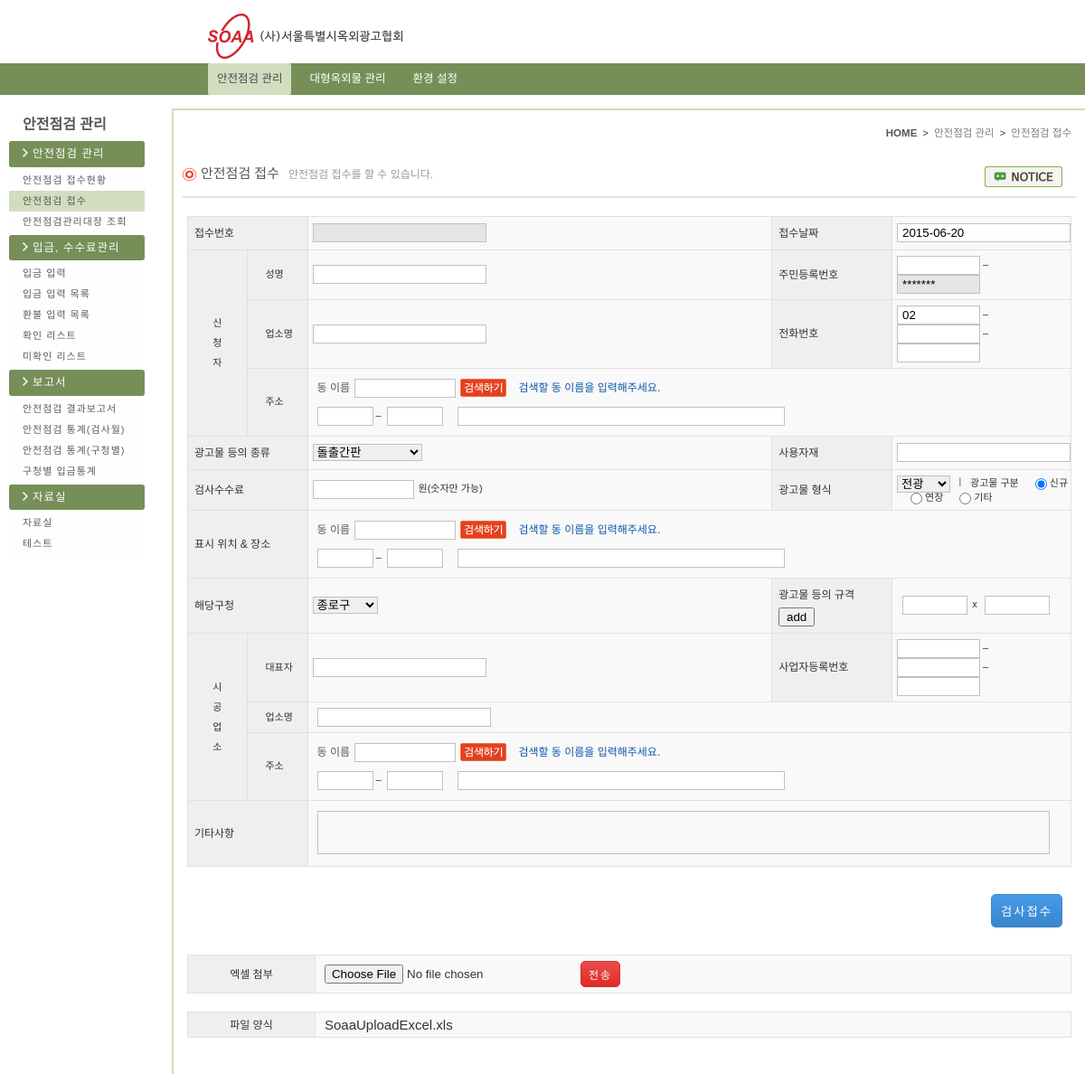
Page /safeChk_Mng/soaa_reg.php (signed in) on the committed database.
### tables this page shows
CREATE TABLE `menu` (
  `idx` varchar(1) NOT NULL default '',
  `idx_sub` varchar(4) NOT NULL default '',
  `menu_nm` varchar(20) default NULL,
  `url` varchar(100) default NULL,
  `use_gubun` char(1) default NULL,
  `insert_date` datetime default NULL,
  `update_date` datetime default NULL,
  `insert_id` varchar(10) default NULL,
  PRIMARY KEY  (`idx`,`idx_sub`)
);

### config/function.php (called while the page is built, shortened)
<?
function fn_select($condition, $tbl, $where){
	$sql =  "SELECT " . $condition;
	$sql .= " FROM " . $tbl;
	if($where){
		$sql .= " WHERE " . $where;
	}
	$result = mysql_query($sql);
	return $result;
}
function fn_select_fetch_array($condition, $tbl, $where){
	$sql =  "SELECT " . $condition;
	$sql .= " FROM " . $tbl;
	if($where){
		$sql .= " WHERE " . $where;
	}
	$result =	mysql_query($sql);
	$rs		=	mysql_fetch_array($result);
	return $rs;
}
?>

### safeChk_Mng/soaa_reg.php (the view, shortened to what this page needs)
<?  include $_SERVER["DOCUMENT_ROOT"] . "/safeChk_Mng/left_menu.php"; ?>
<link rel="stylesheet" type="text/css" href="/css/admin/soaa_reg.css">
<?
	$year = date("Y");
	$month = date("m");
	$day = date("d");
	$reg_today = $year . "-" . $month . "-" . $day;
	$rs = fn_select_fetch_array("reg_no", "soaa_reg_check", "reg_no is not null order by reg_no desc limit 0,1");
	$reg_no = $rs["reg_no"];
	if($reg_no){
		$reg_no_seNum = explode("-", $reg_no);
		$reg_no_seNum[1]++;
		$reg_no_seLength = strlen($reg_no_seNum[1]);
		switch($reg_no_seLength){
			case "1":
				$reg_no_seNum[1] = str_pad($reg_no_seNum[1], "5", "0", str_pad_left);
			case "2":
				$reg_no_seNum[1] = str_pad($reg_no_seNum[1], "5", "0", str_pad_left);
			case "3":
				$reg_no_seNum[1] = str_pad($reg_no_seNum[1], "5", "0", str_pad_left);
			case "4":
				$reg_no_seNum[1] = str_pad($reg_no_seNum[1], "5", "0", str_pad_left);
			case "5":
				$reg_no_seNum[1] = str_pad($reg_no_seNum[1], "5", "0", str_pad_left);
		}
	$reg_no = $year . "-" . $reg_no_seNum[1];
	}else{
		$reg_no = $year . "-" . "00001";
	}
	$rs = fn_select_fetch_array("reg_no", "soaa_reg_check", "reg_no='$reg_no'");
?>
<section class="contents">
            	<div class="contents_con">
                    <div class="top_unit">
                        <div class="inner_jump"><a href="#"><span class="first">HOME</span></a>&nbsp;&nbsp;&gt;&nbsp;&nbsp;<a href="#">안전점검&nbsp;관리</a>&nbsp;&nbsp;&gt;&nbsp;&nbsp;<a href="#">안전점검&nbsp;접수</a></div>
                        <p class="contop_title"><img src="/img/set_icon.png" alt="icon">안전점검&nbsp;접수<span class="contop_tip">안전점검&nbsp;접수를&nbsp;할&nbsp;수&nbsp;있습니다&#46;</span><span class="info_notice"><a href="#"><img src="/img/notice.png" alt="알림"></a></span></p>
                    </div>
                    <div class="line"></div>
                    <div class="contain">
					<form name="form" method="post">
                        <div class="receive_table">
                            <table>
                                <colgroup>
                                    <col span="2" width="70px" />
                                    <col width="540px" />
                                    <col width="140px" />
                                    <col width="*" />
                                </colgroup>
                                <tr>
                                    <td class="con_title" colspan="2">접수번호</td>
                                    <td class="con_content01"><input type="text" class="w180 readonly" name="reg_no" value="<?=$rs["reg_no"]?>" readonly></td>
                                    <td class="con_title">접수날짜</td>
                                    <td class="con_content02"><input type="text" class="w180" id="st_date" name="reg_date" value="<?=$reg_today?>"></td>
                                </tr>
                                <tr>
                                    <td class="con_apart01" rowspan="3">신<br>청<br>자</td>
                                    <td class="con_apart02">성명</td>
                                    <td class="con_content01"><input type="text" class="w180" name="c_ceo_nm"></td>
                                    <td class="con_title">주민등록번호</td>
                                    <td class="con_content02">
										<input type="text" class="w80" name="c_rrn1" maxlength="6">&nbsp;&#8211;&nbsp;
										<input type="text" class="w80 readonly" name="c_rrn2" value="*******" maxlength="7" readonly>
									</td>
                                </tr>
                                <tr>
                                    <td class="con_apart02">업소명</td>
                                    <td class="con_content01"><input type="text" class="w180" name="c_corp_nm"></td>
                                    <td class="con_title">전화번호</td>
                                    <td class="con_content02">
										<input type="text" class="w80" name="c_tel0" value="02" maxlength="3">&nbsp;&#8211;&nbsp;
										<input type="text" class="w80"name="c_tel1" maxlength="4">&nbsp;&#8211;&nbsp;
										<input type="text" class="w80"name="c_tel2" maxlength="4"></td>
                                </tr>
                                <tr>
                                    <td class="con_apart02">주소</td>
                                    <td colspan="3" class="bg_f9">
                                        <div class="dong_name">
                                            동&nbsp;이름<input type="text" class="w130"><img src="/img/search_addr.png" alt="검색" onclick="move_zip_search_popup('1');">
											<span class="search_tip">검색할&nbsp;동&nbsp;이름을&nbsp;입력해주세요&#46;</span>
                                        </div>
                                        <div class="addr">
                                            <input type="text" class="w50" id="c_jibun1" name="c_jibun1">&nbsp;&#8211;&nbsp;
											<input type="text" class="w50" id="c_jibun2" name="c_jibun2">&nbsp;
											<input type="text" class="w350" id="c_addr" name="c_addr" value="" onkeydown="CopyValue01();">
                                        </div>
                                    </td>
                                </tr>
                                <tr>
                                    <td class="con_title" colspan="2">광고물&nbsp;등의&nbsp;종류</td>
                                    <td class="con_content01">
                                        <select id="outdoor_act_cate" name="outdoor_act_cate" onchange="change_view_input(this.value);">
											<?
												$result = fn_select("en_nm, ko_nm", "common_selectbox", "code='01' order by order_idx");
												while($rs = mysql_fetch_array($result)){
											?>
                                            <option value="<?=$rs["en_nm"]?>"><?=$rs["ko_nm"]?></option>
											<? } ?>
                                        </select>
                                    </td>
                                    <td class="con_title">사용자재</td>
                                    <td class="con_content02"><input type="text" class="w180" name="use_item"></td>
                                </tr>
                                <tr>
                                    <td class="con_title" colspan="2">검사수수료</td>
                                    <td class="con_content01">
										<input type="text" class="w100" name="check_pay" onkeyup="commaNum(this.value);" maxlength="10">원&#40;숫자만&nbsp;가능&#41;
									</td>
                                    <td class="con_title">광고물&nbsp;형식</td>
                                    <td class="con_content02">
                                        <select name="outdoor_act_type">
                                            <?
												$result = fn_select("en_nm, ko_nm", "common_selectbox", "code='05'");
												while($rs = mysql_fetch_array($result)){
											?>
                                            <option value="<?=$rs["en_nm"]?>"><?=$rs["ko_nm"]?></option>
											<? } ?>
                                        </select><img src="/img/mini_bar.png" class="mini_bar" alt="bar">광고물&nbsp;구분
                                        <input type="radio" class="mar_lr" name="outdoor_act_type_gubun" value="N" checked="checked">신규
										<input type="radio" class="mar_lr" name="outdoor_act_type_gubun" value="R">연장
                                        <input type="radio" class="mar_lr" name="outdoor_act_type_gubun" value="E">기타</td>
                                </tr>
                                <tr>
                                    <td class="con_title" colspan="2">표시&nbsp;위치&nbsp;&amp;&nbsp;장소</td>
                                    <td colspan="3" class="bg_f9">
                                        <div class="dong_name">
                                            동&nbsp;이름<input type="text" class="w130"><img src="/img/search_addr.png" alt="검색" onclick="move_zip_search_popup('2');">
											<span class="search_tip">검색할&nbsp;동&nbsp;이름을&nbsp;입력해주세요&#46;</span>
                                        </div>
                                        <div class="addr">
                                            <input type="text" class="w50" id="outdoor_real_jibun1" name="outdoor_real_jibun1">&nbsp;&#8211;&nbsp;
											<input type="text" class="w50" id="outdoor_real_jibun2" name="outdoor_real_jibun2">&nbsp;
											<input type="text" class="w350" id="outdoor_real_addr" name="outdoor_real_addr" value="" onkeydown="CopyValue02();">
                                        </div>
                                    </td>
                                </tr>
                                <tr>
                                    <td class="con_title" colspan="2">해당구청</td>
                                    <td class="con_content01">
                                        <select class="gu_office" id="gu_office" name="gu_office">
											<?
												$result = fn_select("en_nm, ko_nm", "common_selectbox", "code='10' order by order_idx");
												while($rs = mysql_fetch_array($result)){
											?>
                                            <option value="<?=$rs["en_nm"]?>"><?=$rs["ko_nm"]?></option>
											<? } ?>
                                        </select>
                                    </td>
                                    <td class="con_title">광고물&nbsp;등의&nbsp;규격&nbsp;&nbsp;
										<input type="button" class="btn" id="outdoorSizeCnt" value="add" onclick="addInputText(document.form.outdoor_act_cate.value);">&nbsp;
									</td>
                                    <td class="con_content02" id="outdoor_sizeA">
                                        &nbsp;&nbsp;<input type="text" class="w60 m_left" name="outdoor_size0">x
										<input type="text" class="w60 mar" name="outdoor_size1">
                                    </td>
                                </tr>
                                <tr>
                                    <td class="con_apart01" rowspan="3">시<br>공<br>업<br>소</td>
                                    <td class="con_apart02">대표자</td>
                                    <td class="con_content01"><input type="text" class="w180" name="s_ceo_nm"></td>
                                    <td class="con_title">사업자등록번호</td>
                                    <td class="con_content02">
                                        <input type="text" class="w80" name="s_biz_no0" maxlength="3">&nbsp;&#8211;&nbsp;<input type="text" class="w80" name="s_biz_no1" maxlength="2">&nbsp;&#8211;&nbsp;<input type="text" class="w80" name="s_biz_no2" maxlength="5">
                                    </td>
                                </tr>
                                <tr>
                                    <td class="con_apart02">업소명</td>
                                    <td colspan="3" class="bg_f9"><input type="text" class="w180" name="s_corp_nm"></td>
                                </tr>
                                <tr>
                                    <td class="con_apart02">주소</td>
                                    <td colspan="3" class="bg_f9">
                                        <div class="dong_name">
                                            동&nbsp;이름<input type="text" class="w130"><img src="/img/search_addr.png" alt="검색" onclick="move_zip_search_popup('3');">
											<span class="search_tip">검색할&nbsp;동&nbsp;이름을&nbsp;입력해주세요&#46;</span>
                                        </div>
                                        <div class="addr">
                                            <input type="text" class="w50" id="s_jibun1" name="s_jibun1">&nbsp;&#8211;&nbsp;
											<input type="text" class="w50" id="s_jibun2" name="s_jibun2">&nbsp;
											<input type="text" class="w350" id="s_addr" name="s_addr">
                                        </div>
                                    </td>
                                </tr>
                                <tr>
                                    <td class="con_title" colspan="2">기타사항</td>
                                    <td colspan="3" class="bg_f9"><textarea class="etc" name="memo1"></textarea></td>
                                </tr>
                            </table>
						</form>
                        </div>
                        <div class="receive_btn">
                            <input type="button" value="검사접수" id="submit_btn01" onclick="soaa_reg_proc();">
                        </div>
                        <div class="add_file">
							<form name="excelform" enctype="multipart/form-data" method="post">
								<table>
									<tr>
										<td class="addf_title">엑셀&nbsp;첨부</td>
										<td class="addf_con"><input type="file" name="src"><input type="button" value="전송" id="submit_btn02" onclick="excelUpload();"></td>
									</tr>
								</table>
							</form>
                        </div>
						<div class="sample_file">
							<table>
								<tr>
									<td class="addf_title">파일&nbsp;양식</td>
									<td class="addf_con">
										<a href="javascript:void(0);" onclick="ExcelSampleDown('sampleDownload');">SoaaUploadExcel.xls</a>
									</td>
								</tr>
							</table>
						</div>
                    </div>
                </div>
</body>
</html>

### safeChk_Mng/left_menu.php (shortened to what this page needs)
<?  include_once $_SERVER["DOCUMENT_ROOT"] . "/config/function.php"; ?>
<?
	include $_SERVER["DOCUMENT_ROOT"] . "/head.php";
	$this_page = array_pop(explode("/", $_SERVER["REQUEST_URI"]));
	$this_page = explode(".", $this_page);
?>
        <section id="section">
        	<section class="lnb">
            	<h4 class="lnb_title">안전점검&nbsp;관리</h4>
            	<ul>
					<?
						$result = fn_select("idx_sub, menu_nm, url", "menu", "length(idx_sub) < 3  and idx_sub between '10' and '40'");
						$i=1;
						while($rs = mysql_fetch_array($result)){
					?>
						<li class="bg_catch"><img src="/img/arrow_right.png" alt="arrow_right"><?=$rs["menu_nm"]?></li>
						<?
							$result_sub = fn_select("idx_sub, menu_nm, url", "menu", "length(idx_sub) > 3 and idx_sub like '" .$i ."0%'");
							while($rs_sub = mysql_fetch_array($result_sub)){
								$click_page = array_pop(explode("/", $rs_sub["url"]));
								$click_page = explode(".", $click_page);
								if($click_page[0] == $this_page[0]){
						?>
		                    <li class="click"><a href="<?=$rs_sub["url"]?>"><?=$rs_sub["menu_nm"]?></a></li>
						<?		}else{	?>
		                    <li><a href="<?=$rs_sub["url"]?>"><?=$rs_sub["menu_nm"]?></a></li>
						<?
								}
							}
							$i++;
						?>
					<? } ?>
                </ul>
            </section>

### rows in the picture
menu: menu_nm "안전점검 관리"
menu: menu_nm "안전점검 접수현황"
menu: menu_nm "안전점검 접수"
menu: menu_nm "안전점검관리대장 조회"
menu: menu_nm "입금, 수수료관리"
menu: menu_nm "입금 입력"
menu: menu_nm "입금 입력 목록"
menu: menu_nm "환불 입력 목록"
menu: menu_nm "확인 리스트"
menu: menu_nm "미확인 리스트"
menu: menu_nm "보고서"
menu: menu_nm "안전점검 결과보고서"
menu: menu_nm "안전점검 통계(검사월)"
menu: menu_nm "안전점검 통계(구청별)"
menu: menu_nm "구청별 입금통계"
menu: menu_nm "자료실"
menu: menu_nm "자료실"
menu: menu_nm "테스트"

### other values in the picture
form field outdoor_act_cate "돌출간판"
form field outdoor_act_type "전광"
form field gu_office "종로구"
